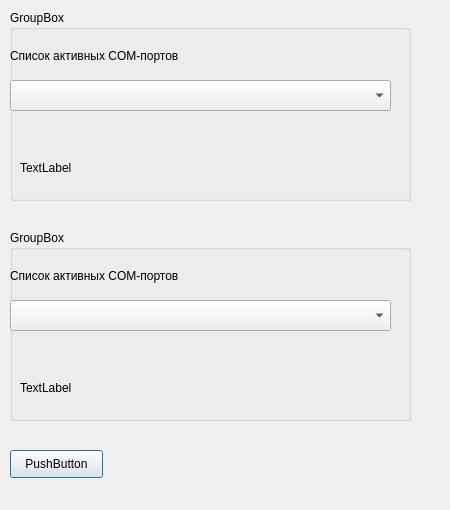
<?xml version="1.0" encoding="UTF-8"?>
<ui version="4.0">
 <class>Dialog</class>
 <widget class="QDialog" name="Dialog">
  <property name="geometry">
   <rect>
    <x>0</x>
    <y>0</y>
    <width>450</width>
    <height>510</height>
   </rect>
  </property>
  <property name="windowTitle">
   <string>Dialog</string>
  </property>
  <widget class="QPushButton" name="pushButton">
   <property name="geometry">
    <rect>
     <x>10</x>
     <y>450</y>
     <width>93</width>
     <height>28</height>
    </rect>
   </property>
   <property name="text">
    <string>PushButton</string>
   </property>
  </widget>
  <widget class="QGroupBox" name="groupBox_COM_FIRST">
   <property name="geometry">
    <rect>
     <x>10</x>
     <y>10</y>
     <width>401</width>
     <height>191</height>
    </rect>
   </property>
   <property name="title">
    <string>GroupBox</string>
   </property>
   <widget class="QLabel" name="label_only_COM_FIRST">
    <property name="geometry">
     <rect>
      <x>0</x>
      <y>30</y>
      <width>211</width>
      <height>31</height>
     </rect>
    </property>
    <property name="text">
     <string>Список активных COM-портов</string>
    </property>
   </widget>
   <widget class="QComboBox" name="comboBox_COM_FIRST">
    <property name="geometry">
     <rect>
      <x>0</x>
      <y>70</y>
      <width>381</width>
      <height>31</height>
     </rect>
    </property>
   </widget>
   <widget class="QLabel" name="label_COM_FIRST">
    <property name="geometry">
     <rect>
      <x>10</x>
      <y>150</y>
      <width>371</width>
      <height>16</height>
     </rect>
    </property>
    <property name="text">
     <string>TextLabel</string>
    </property>
   </widget>
  </widget>
  <widget class="QGroupBox" name="groupBox_COM_SECOND">
   <property name="geometry">
    <rect>
     <x>10</x>
     <y>230</y>
     <width>401</width>
     <height>191</height>
    </rect>
   </property>
   <property name="title">
    <string>GroupBox</string>
   </property>
   <widget class="QLabel" name="label_only_COM_SECOND">
    <property name="geometry">
     <rect>
      <x>0</x>
      <y>30</y>
      <width>211</width>
      <height>31</height>
     </rect>
    </property>
    <property name="text">
     <string>Список активных COM-портов</string>
    </property>
   </widget>
   <widget class="QComboBox" name="comboBox_COM_SECOND">
    <property name="geometry">
     <rect>
      <x>0</x>
      <y>70</y>
      <width>381</width>
      <height>31</height>
     </rect>
    </property>
   </widget>
   <widget class="QLabel" name="label_COM_SECOND">
    <property name="geometry">
     <rect>
      <x>10</x>
      <y>150</y>
      <width>371</width>
      <height>16</height>
     </rect>
    </property>
    <property name="text">
     <string>TextLabel</string>
    </property>
   </widget>
  </widget>
 </widget>
 <resources/>
 <connections/>
</ui>
